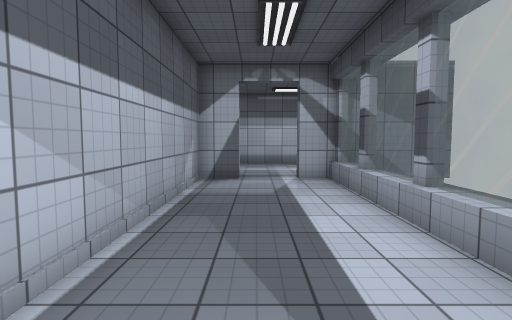
[1] (above)

13 first-person views from a walk through a 3-D level made in the Unity game engine. The camera is 1.4 m above the floor, tilts 4° down and sees 80° across. The floor is counted in squares, 1 m on a side. Each view is taken from the middle of a square. On the plan, view 1 faces up. The plan holds only what a view shows up to about 14 squares ahead; the rest is blank. The player character is not drawn. Door leaves are left out, so doorways stand open. Surface patterns are stand-ins for the level's own textures.

[2]
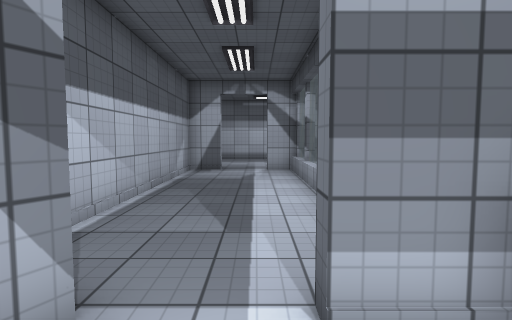

[3]
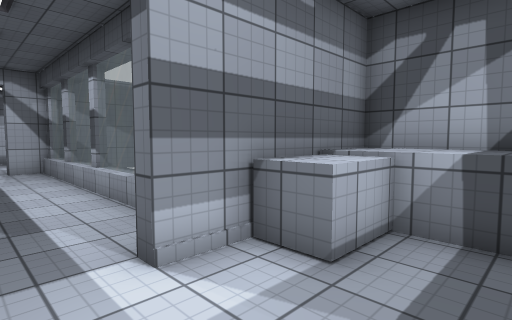

[4]
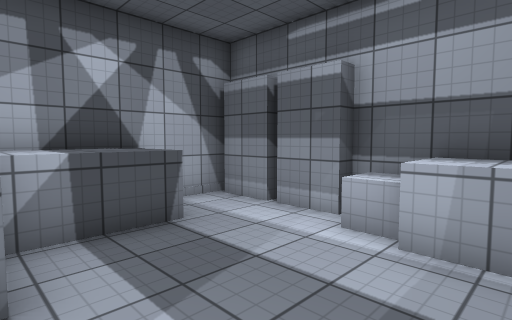

[5]
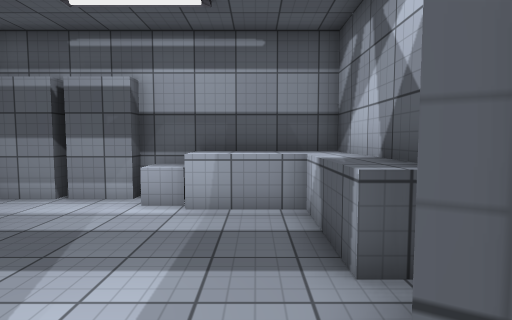

[6]
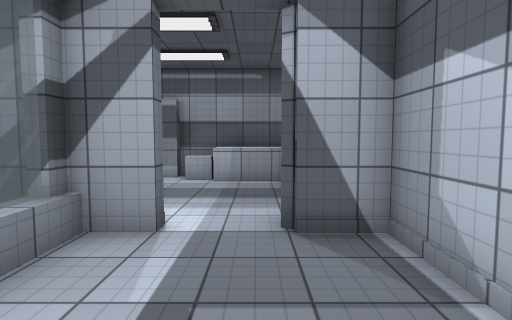

[7]
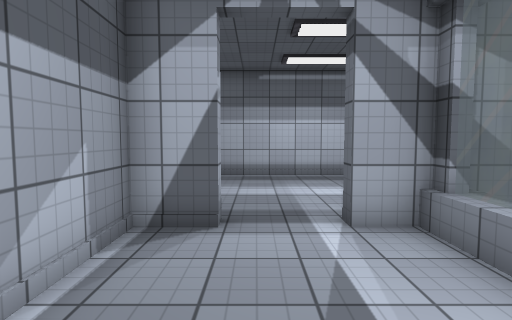

[8]
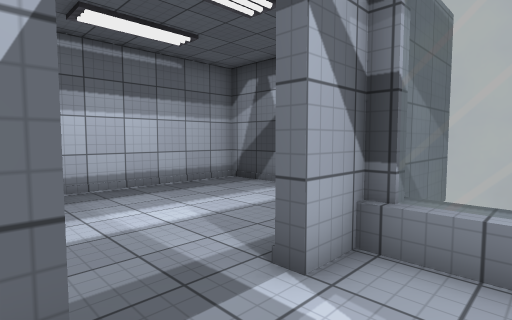

[9]
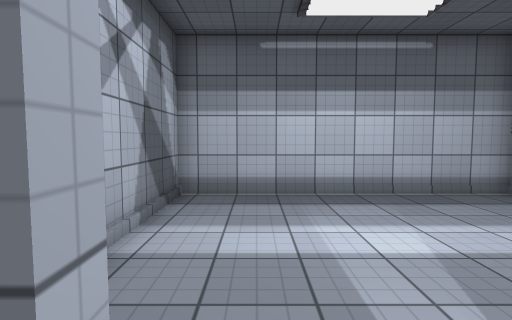

[10]
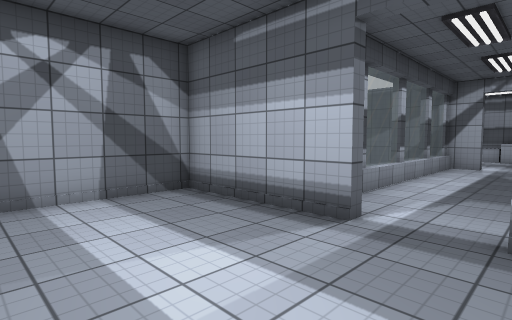

[11]
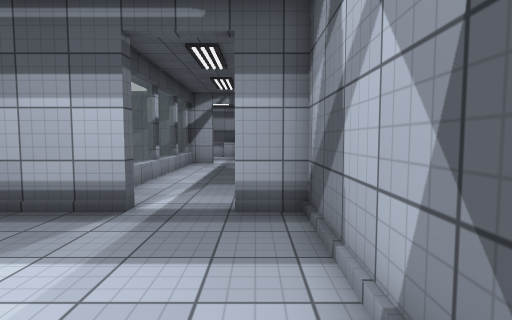

[12]
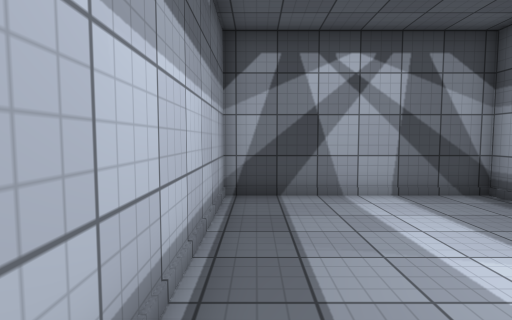

[13]
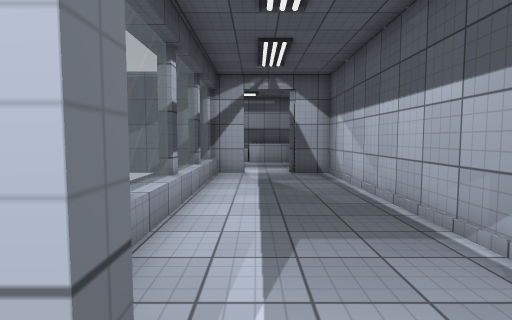

### Floor plan
Key: @ floor where view 1 was taken; # wall or solid block; . floor; D open door; = window, fence, low wall or low ledge; ^ raised ledge.
Columns run from 2 left of view 1 to 7 right of it. Each row starts with its distance up from view 1.
 18 ##########
 17 #........#
 16 #........#
 15 #........#
 14 #........#
 13 #.D......#
 12 #DD......#
 11 ##D.######
 10 #....=
  9 #....=
  8 #....#
  7 #....=
  6 #....=
  5 #....#
  4 #....=
  3 #....=
  2 #....=
  1 #....=
  0 #.@..=
 -1 ##..#^^^^#
 -2   ...^^^^#
 -3 ^^.....^^#
 -4 ^^.....^^#
 -5 ^^.....^^#
 -6 ^^^^.....#
 -7 ^^^^^#####
 -8 #######

Where each view was taken, in squares from view 1:
view 1: 0 up, 0 right, facing up
view 2: 3 down, 1 right, facing up
view 3: 4 down, 0 right, facing up-right
view 4: 2 down, 0 right, facing down-right
view 5: 0 up, 0 right, facing down
view 6: 4 up, 0 right, facing down
view 7: 6 up, 0 right, facing up
view 8: 9 up, 1 left, facing up-right
view 9: 10 up, 0 right, facing up
view 10: 16 up, 1 left, facing down-right
view 11: 17 up, 1 left, facing down
view 12: 17 up, 1 left, facing right
view 13: 12 up, 1 right, facing down
